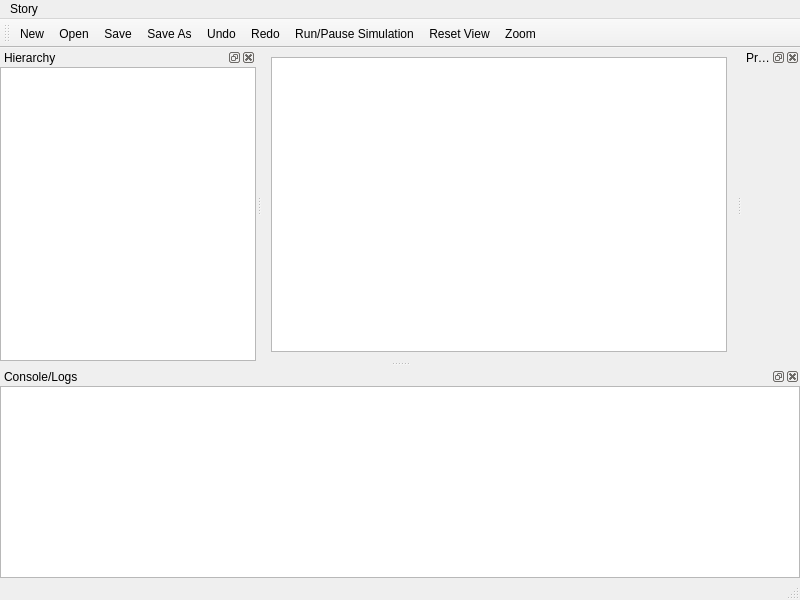
<?xml version="1.0" encoding="UTF-8"?>
<ui version="4.0">
 <class>MainWindow</class>
 <widget class="QMainWindow" name="MainWindow">
  <property name="geometry">
   <rect>
    <x>0</x>
    <y>0</y>
    <width>800</width>
    <height>600</height>
   </rect>
  </property>
  <property name="windowTitle">
   <string>MainWindow</string>
  </property>
  <widget class="QWidget" name="centralwidget">
   <layout class="QVBoxLayout" name="verticalLayout">
    <property name="contentsMargins">
     <set>
      <left>0</left>
      <top>0</top>
      <right>0</right>
      <bottom>0</bottom>
     </set>
    </property>
    <item>
     <widget class="QGraphicsView" name="sceneView"/>
    </item>
   </layout>
  </widget>
  <widget class="QMenuBar" name="menubar">
   <property name="geometry">
    <rect>
     <x>0</x>
     <y>0</y>
     <width>800</width>
     <height>22</height>
    </rect>
   </property>
   <widget class="QMenu" name="menuStory">
    <property name="title">
     <string>Story</string>
    </property>
    <addaction name="actionNew"/>
    <addaction name="actionOpen"/>
    <addaction name="actionSave"/>
    <addaction name="actionSaveAs"/>
    <addaction name="separator"/>
    <addaction name="actionUndo"/>
    <addaction name="actionRedo"/>
    <addaction name="separator"/>
    <addaction name="actionRunPauseSimulation"/>
    <addaction name="actionResetView"/>
    <addaction name="actionZoom"/>
   </widget>
   <addaction name="menuStory"/>
  </widget>
  <widget class="QToolBar" name="storyToolBar">
   <property name="windowTitle">
    <string>Story</string>
   </property>
   <attribute name="toolBarArea">
    <enum>TopToolBarArea</enum>
   </attribute>
   <addaction name="actionNew"/>
   <addaction name="actionOpen"/>
   <addaction name="actionSave"/>
   <addaction name="actionSaveAs"/>
   <addaction name="actionUndo"/>
   <addaction name="actionRedo"/>
   <addaction name="actionRunPauseSimulation"/>
   <addaction name="actionResetView"/>
   <addaction name="actionZoom"/>
  </widget>
  <widget class="QStatusBar" name="statusbar"/>
  <widget class="QDockWidget" name="dockHierarchy">
   <property name="floating">
    <bool>false</bool>
   </property>
   <property name="windowTitle">
    <string>Hierarchy</string>
   </property>
   <attribute name="dockWidgetArea">
    <enum>LeftDockWidgetArea</enum>
   </attribute>
   <widget class="QTreeView" name="hierarchyTreeView"/>
  </widget>
  <widget class="QDockWidget" name="dockProperties">
   <property name="floating">
    <bool>false</bool>
   </property>
   <property name="windowTitle">
    <string>Properties</string>
   </property>
   <attribute name="dockWidgetArea">
    <enum>RightDockWidgetArea</enum>
   </attribute>
   <widget class="QWidget" name="propertiesDockWidgetContents">
    <layout class="QFormLayout" name="propertiesFormLayout"/>
   </widget>
  </widget>
  <widget class="QDockWidget" name="dockConsole">
   <property name="floating">
    <bool>false</bool>
   </property>
   <property name="windowTitle">
    <string>Console/Logs</string>
   </property>
   <attribute name="dockWidgetArea">
    <enum>BottomDockWidgetArea</enum>
   </attribute>
   <widget class="QPlainTextEdit" name="consoleTextEdit">
    <property name="readOnly">
     <bool>true</bool>
    </property>
   </widget>
  </widget>
  <action name="actionNew">
   <property name="text">
    <string>New</string>
   </property>
  </action>
  <action name="actionOpen">
   <property name="text">
    <string>Open</string>
   </property>
  </action>
  <action name="actionSave">
   <property name="text">
    <string>Save</string>
   </property>
  </action>
  <action name="actionSaveAs">
   <property name="text">
    <string>Save As</string>
   </property>
  </action>
  <action name="actionUndo">
   <property name="text">
    <string>Undo</string>
   </property>
  </action>
  <action name="actionRedo">
   <property name="text">
    <string>Redo</string>
   </property>
  </action>
  <action name="actionRunPauseSimulation">
   <property name="text">
    <string>Run/Pause Simulation</string>
   </property>
  </action>
  <action name="actionResetView">
   <property name="text">
    <string>Reset View</string>
   </property>
  </action>
  <action name="actionZoom">
   <property name="text">
    <string>Zoom</string>
   </property>
  </action>
 </widget>
 <resources/>
 <connections/>
</ui>
